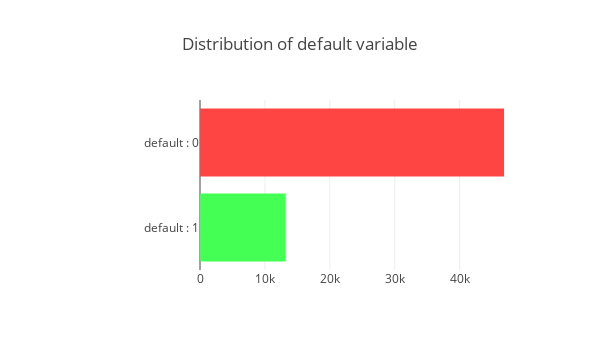

The code cell stored with this chart in its notebook:
### Markdown cell above
Our data now has 18 features, with extra 'default' column, and 60021 rows.

Now we can visualize the relation between class 'default' YES and 'NO' with respect to other features.
First, let's look at 'default' distribution.

### Code cell
# Target Variable Distribution 
init_notebook_mode(connected=True)
bar_hor(app_train, "default", "Distribution of default variable" , ["#44ff54", '#ff4444'], h=350, w=600, lm=200, xlb = ['default : 1','default : 0'])

### Figure 1 — Plotly figure (JSON) as saved in the notebook; plotly's stock layout.template omitted (floating-point values rounded to 4 significant figures)
{"data": [{"marker": {"color": ["#44ff54", "#ff4444"]}, "orientation": "h", "type": "bar", "uid": "5e0c611e-d430-11e8-88dc-7440bb220e36", "x": [13184, 46837], "y": ["default : 1", "default : 0"]}], "layout": {"height": 350, "margin": {"l": 200}, "title": "Distribution of default variable", "width": 600}}
